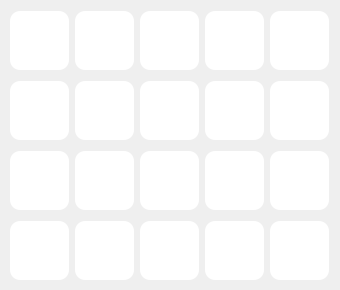
    <widget class="QWidget" name="Betakkuma_2">
     <attribute name="icon">
      <iconset>
       <normaloff>:/Betakkuma/Sticker/Betakkuma/821571558773702.png</normaloff>:/Betakkuma/Sticker/Betakkuma/821571558773702.png</iconset>
     </attribute>
     <attribute name="title">
      <string/>
     </attribute>
     <widget class="QWidget" name="horizontalLayoutWidget_59">
      <property name="geometry">
       <rect>
        <x>10</x>
        <y>220</y>
        <width>321</width>
        <height>61</height>
       </rect>
      </property>
      <layout class="QHBoxLayout" name="horizontalLayout_61">
       <item>
        <widget class="QPushButton" name="pushButton_73">
         <property name="minimumSize">
          <size>
           <width>59</width>
           <height>59</height>
          </size>
         </property>
         <property name="maximumSize">
          <size>
           <width>59</width>
           <height>59</height>
          </size>
         </property>
         <property name="styleSheet">
          <string notr="true">QPushButton{
	background-color:rgb(255,255,255);
	border-radius:10px;
	border-image: url(:/Betakkuma/Sticker/Betakkuma/821610108769847.png);
}
QPushButton::hover{
	background-color:rgb(229, 229, 229);
}</string>
         </property>
         <property name="text">
          <string/>
         </property>
        </widget>
       </item>
       <item>
        <widget class="QPushButton" name="pushButton_74">
         <property name="minimumSize">
          <size>
           <width>59</width>
           <height>59</height>
          </size>
         </property>
         <property name="maximumSize">
          <size>
           <width>59</width>
           <height>59</height>
          </size>
         </property>
         <property name="styleSheet">
          <string notr="true">QPushButton{
	background-color:rgb(255,255,255);
	border-radius:10px;
	border-image: url(:/Betakkuma/Sticker/Betakkuma/821609412103250.png);
}
QPushButton::hover{
	background-color:rgb(229, 229, 229);
}</string>
         </property>
         <property name="text">
          <string/>
         </property>
        </widget>
       </item>
       <item>
        <widget class="QPushButton" name="pushButton_75">
         <property name="minimumSize">
          <size>
           <width>59</width>
           <height>59</height>
          </size>
         </property>
         <property name="maximumSize">
          <size>
           <width>59</width>
           <height>59</height>
          </size>
         </property>
         <property name="styleSheet">
          <string notr="true">QPushButton{
	background-color:rgb(255,255,255);
	border-radius:10px;
	border-image: url(:/Betakkuma/Sticker/Betakkuma/821571558773702.png);
}
QPushButton::hover{
	background-color:rgb(229, 229, 229);
}</string>
         </property>
         <property name="text">
          <string/>
         </property>
        </widget>
       </item>
       <item>
        <widget class="QPushButton" name="pushButton_76">
         <property name="minimumSize">
          <size>
           <width>59</width>
           <height>59</height>
          </size>
         </property>
         <property name="maximumSize">
          <size>
           <width>59</width>
           <height>59</height>
          </size>
         </property>
         <property name="styleSheet">
          <string notr="true">QPushButton{
	background-color:rgb(255,255,255);
	border-radius:10px;
	border-image: url(:/Betakkuma/Sticker/Betakkuma/821569672107224.png);
}
QPushButton::hover{
	background-color:rgb(229, 229, 229);
}</string>
         </property>
         <property name="text">
          <string/>
         </property>
        </widget>
       </item>
       <item>
        <widget class="QPushButton" name="pushButton_77">
         <property name="minimumSize">
          <size>
           <width>59</width>
           <height>59</height>
          </size>
         </property>
         <property name="maximumSize">
          <size>
           <width>59</width>
           <height>59</height>
          </size>
         </property>
         <property name="styleSheet">
          <string notr="true">QPushButton{
	background-color:rgb(255,255,255);
	border-radius:10px;
	border-image: url(:/Betakkuma/Sticker/Betakkuma/821569422107249.png);
}
QPushButton::hover{
	background-color:rgb(229, 229, 229);
}</string>
         </property>
         <property name="text">
          <string/>
         </property>
        </widget>
       </item>
      </layout>
     </widget>
     <widget class="QWidget" name="horizontalLayoutWidget_60">
      <property name="geometry">
       <rect>
        <x>10</x>
        <y>10</y>
        <width>321</width>
        <height>61</height>
       </rect>
      </property>
      <layout class="QHBoxLayout" name="horizontalLayout_62">
       <item>
        <widget class="QPushButton" name="pushButton_78">
         <property name="minimumSize">
          <size>
           <width>59</width>
           <height>59</height>
          </size>
         </property>
         <property name="maximumSize">
          <size>
           <width>59</width>
           <height>59</height>
          </size>
         </property>
         <property name="styleSheet">
          <string notr="true">QPushButton{
	background-color:rgb(255,255,255);
	border-radius:10px;
	border-image: url(:/Betakkuma/Sticker/Betakkuma/100008396111978.png);
}
QPushButton::hover{
	background-color:rgb(229, 229, 229);
}</string>
         </property>
         <property name="text">
          <string/>
         </property>
        </widget>
       </item>
       <item>
        <widget class="QPushButton" name="pushButton_79">
         <property name="minimumSize">
          <size>
           <width>59</width>
           <height>59</height>
          </size>
         </property>
         <property name="maximumSize">
          <size>
           <width>59</width>
           <height>59</height>
          </size>
         </property>
         <property name="styleSheet">
          <string notr="true">QPushButton{
	background-color:rgb(255,255,255);
	border-radius:10px;
	border-image: url(:/Betakkuma/Sticker/Betakkuma/809898439941014.png);
}
QPushButton::hover{
	background-color:rgb(229, 229, 229);
}</string>
         </property>
         <property name="text">
          <string/>
         </property>
        </widget>
       </item>
       <item>
        <widget class="QPushButton" name="pushButton_80">
         <property name="minimumSize">
          <size>
           <width>59</width>
           <height>59</height>
          </size>
         </property>
         <property name="maximumSize">
          <size>
           <width>59</width>
           <height>59</height>
          </size>
         </property>
         <property name="styleSheet">
          <string notr="true">QPushButton{
	background-color:rgb(255,255,255);
	border-radius:10px;
	border-image: url(:/Betakkuma/Sticker/Betakkuma/821568268774031.png);
}
QPushButton::hover{
	background-color:rgb(229, 229, 229);
}</string>
         </property>
         <property name="text">
          <string/>
         </property>
        </widget>
       </item>
       <item>
        <widget class="QPushButton" name="pushButton_81">
         <property name="minimumSize">
          <size>
           <width>59</width>
           <height>59</height>
          </size>
         </property>
         <property name="maximumSize">
          <size>
           <width>59</width>
           <height>59</height>
          </size>
         </property>
         <property name="styleSheet">
          <string notr="true">QPushButton{
	background-color:rgb(255,255,255);
	border-radius:10px;
	border-image: url(:/Betakkuma/Sticker/Betakkuma/821570608773797.png);
}
QPushButton::hover{
	background-color:rgb(229, 229, 229);
}</string>
         </property>
         <property name="text">
          <string/>
         </property>
        </widget>
       </item>
       <item>
        <widget class="QPushButton" name="pushButton_82">
         <property name="minimumSize">
          <size>
           <width>59</width>
           <height>59</height>
          </size>
         </property>
         <property name="maximumSize">
          <size>
           <width>59</width>
           <height>59</height>
          </size>
         </property>
         <property name="styleSheet">
          <string notr="true">QPushButton{
	background-color:rgb(255,255,255);
	border-radius:10px;
	border-image: url(:/Betakkuma/Sticker/Betakkuma/821571295440395.png);
}
QPushButton::hover{
	background-color:rgb(229, 229, 229);
}</string>
         </property>
         <property name="text">
          <string/>
         </property>
        </widget>
       </item>
      </layout>
     </widget>
     <widget class="QWidget" name="horizontalLayoutWidget_61">
      <property name="geometry">
       <rect>
        <x>10</x>
        <y>80</y>
        <width>321</width>
        <height>61</height>
       </rect>
      </property>
      <layout class="QHBoxLayout" name="horizontalLayout_63">
       <item>
        <widget class="QPushButton" name="pushButton_83">
         <property name="minimumSize">
          <size>
           <width>59</width>
           <height>59</height>
          </size>
         </property>
         <property name="maximumSize">
          <size>
           <width>59</width>
           <height>59</height>
          </size>
         </property>
         <property name="styleSheet">
          <string notr="true">QPushButton{
	background-color:rgb(255,255,255);
	border-radius:10px;
	border-image: url(:/Betakkuma/Sticker/Betakkuma/821604415437083.png);
}
QPushButton::hover{
	background-color:rgb(229, 229, 229);
}</string>
         </property>
         <property name="text">
          <string/>
         </property>
        </widget>
       </item>
       <item>
        <widget class="QPushButton" name="pushButton_84">
         <property name="minimumSize">
          <size>
           <width>59</width>
           <height>59</height>
          </size>
         </property>
         <property name="maximumSize">
          <size>
           <width>59</width>
           <height>59</height>
          </size>
         </property>
         <property name="styleSheet">
          <string notr="true">QPushButton{
	background-color:rgb(255,255,255);
	border-radius:10px;
	border-image: url(:/Betakkuma/Sticker/Betakkuma/821608785436646.png);
}
QPushButton::hover{
	background-color:rgb(229, 229, 229);
}</string>
         </property>
         <property name="text">
          <string/>
         </property>
        </widget>
       </item>
       <item>
        <widget class="QPushButton" name="pushButton_85">
         <property name="minimumSize">
          <size>
           <width>59</width>
           <height>59</height>
          </size>
         </property>
         <property name="maximumSize">
          <size>
           <width>59</width>
           <height>59</height>
          </size>
         </property>
         <property name="styleSheet">
          <string notr="true">QPushButton{
	background-color:rgb(255,255,255);
	border-radius:10px;
	border-image: url(:/Betakkuma/Sticker/Betakkuma/821610978769760.png);
}
QPushButton::hover{
	background-color:rgb(229, 229, 229);
}</string>
         </property>
         <property name="text">
          <string/>
         </property>
        </widget>
       </item>
       <item>
        <widget class="QPushButton" name="pushButton_86">
         <property name="minimumSize">
          <size>
           <width>59</width>
           <height>59</height>
          </size>
         </property>
         <property name="maximumSize">
          <size>
           <width>59</width>
           <height>59</height>
          </size>
         </property>
         <property name="styleSheet">
          <string notr="true">QPushButton{
	background-color:rgb(255,255,255);
	border-radius:10px;
	border-image: url(:/Betakkuma/Sticker/Betakkuma/821611595436365.png);
}
QPushButton::hover{
	background-color:rgb(229, 229, 229);
}</string>
         </property>
         <property name="text">
          <string/>
         </property>
        </widget>
       </item>
       <item>
        <widget class="QPushButton" name="pushButton_87">
         <property name="minimumSize">
          <size>
           <width>59</width>
           <height>59</height>
          </size>
         </property>
         <property name="maximumSize">
          <size>
           <width>59</width>
           <height>59</height>
          </size>
         </property>
         <property name="styleSheet">
          <string notr="true">QPushButton{
	background-color:rgb(255,255,255);
	border-radius:10px;
	border-image: url(:/Betakkuma/Sticker/Betakkuma/821612105436314.png);
}
QPushButton::hover{
	background-color:rgb(229, 229, 229);
}</string>
         </property>
         <property name="text">
          <string/>
         </property>
        </widget>
       </item>
      </layout>
     </widget>
     <widget class="QWidget" name="horizontalLayoutWidget_108">
      <property name="geometry">
       <rect>
        <x>10</x>
        <y>150</y>
        <width>321</width>
        <height>61</height>
       </rect>
      </property>
      <layout class="QHBoxLayout" name="horizontalLayout_108">
       <item>
        <widget class="QPushButton" name="pushButton_88">
         <property name="minimumSize">
          <size>
           <width>59</width>
           <height>59</height>
          </size>
         </property>
         <property name="maximumSize">
          <size>
           <width>59</width>
           <height>59</height>
          </size>
         </property>
         <property name="styleSheet">
          <string notr="true">QPushButton{
	background-color:rgb(255,255,255);
	border-radius:10px;
	border-image: url(:/Betakkuma/Sticker/Betakkuma/821613225436202.png);
}
QPushButton::hover{
	background-color:rgb(229, 229, 229);
}</string>
         </property>
         <property name="text">
          <string/>
         </property>
        </widget>
       </item>
       <item>
        <widget class="QPushButton" name="pushButton_89">
         <property name="minimumSize">
          <size>
           <width>59</width>
           <height>59</height>
          </size>
         </property>
         <property name="maximumSize">
          <size>
           <width>59</width>
           <height>59</height>
          </size>
         </property>
         <property name="styleSheet">
          <string notr="true">QPushButton{
	background-color:rgb(255,255,255);
	border-radius:10px;
	border-image: url(:/Betakkuma/Sticker/Betakkuma/821613225436202.png);
}
QPushButton::hover{
	background-color:rgb(229, 229, 229);
}</string>
         </property>
         <property name="text">
          <string/>
         </property>
        </widget>
       </item>
       <item>
        <widget class="QPushButton" name="pushButton_90">
         <property name="minimumSize">
          <size>
           <width>59</width>
           <height>59</height>
          </size>
         </property>
         <property name="maximumSize">
          <size>
           <width>59</width>
           <height>59</height>
          </size>
         </property>
         <property name="styleSheet">
          <string notr="true">QPushButton{
	background-color:rgb(255,255,255);
	border-radius:10px;
	border-image: url(:/Betakkuma/Sticker/Betakkuma/821614025436122.png);
}
QPushButton::hover{
	background-color:rgb(229, 229, 229);
}</string>
         </property>
         <property name="text">
          <string/>
         </property>
        </widget>
       </item>
       <item>
        <widget class="QPushButton" name="pushButton_91">
         <property name="minimumSize">
          <size>
           <width>59</width>
           <height>59</height>
          </size>
         </property>
         <property name="maximumSize">
          <size>
           <width>59</width>
           <height>59</height>
          </size>
         </property>
         <property name="styleSheet">
          <string notr="true">QPushButton{
	background-color:rgb(255,255,255);
	border-radius:10px;
	border-image: url(:/Betakkuma/Sticker/Betakkuma/821609048769953.png);
}
QPushButton::hover{
	background-color:rgb(229, 229, 229);
}</string>
         </property>
         <property name="text">
          <string/>
         </property>
        </widget>
       </item>
       <item>
        <widget class="QPushButton" name="pushButton_92">
         <property name="minimumSize">
          <size>
           <width>59</width>
           <height>59</height>
          </size>
         </property>
         <property name="maximumSize">
          <size>
           <width>59</width>
           <height>59</height>
          </size>
         </property>
         <property name="styleSheet">
          <string notr="true">QPushButton{
	background-color:rgb(255,255,255);
	border-radius:10px;
	border-image: url(:/Betakkuma/Sticker/Betakkuma/821614222102769.png);
}
QPushButton::hover{
	background-color:rgb(229, 229, 229);
}</string>
         </property>
         <property name="text">
          <string/>
         </property>
        </widget>
       </item>
      </layout>
     </widget>
    </widget>
